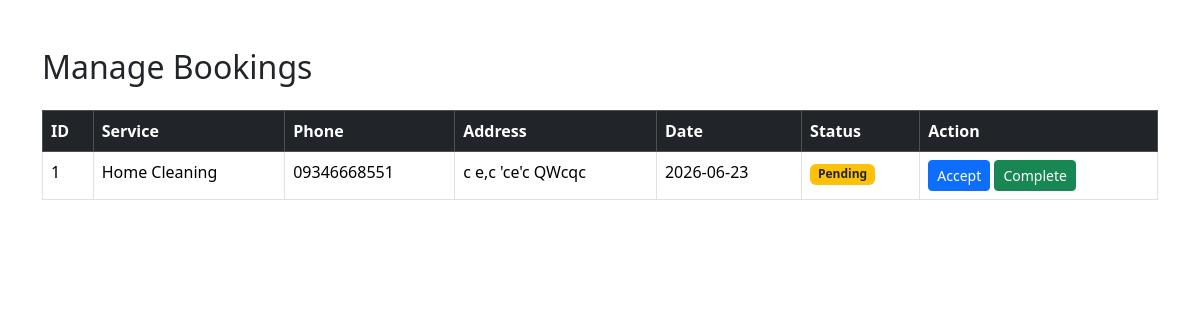
/admin-bookings (signed in), run on an earlier commit of the app's database.
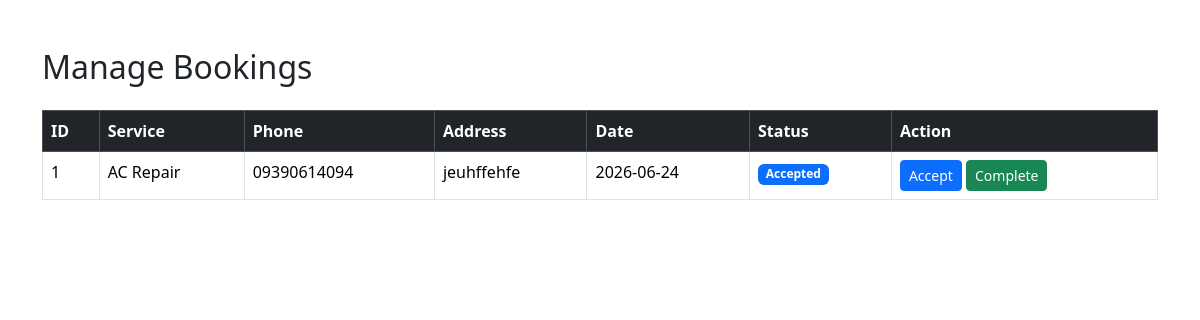
And on a later commit of the database.
### tables this page shows
CREATE TABLE bookings(
        id INTEGER PRIMARY KEY AUTOINCREMENT,
        user_id INTEGER,
        worker_id INTEGER,
        service_name TEXT,
        phone TEXT,
        address TEXT,
        booking_date TEXT,
        status TEXT DEFAULT 'Pending',
        FOREIGN KEY(user_id) REFERENCES users(id),
        FOREIGN KEY(worker_id) REFERENCES users(id)
    );

### app.py (the view)
@app.route("/admin-bookings")
def admin_bookings():
    if "user_id" not in session:
        return redirect(url_for("login"))
    if session["role"] != "admin":
        return redirect(url_for("dashboard"))
    conn = get_db_connection()
    bookings = conn.execute("""
        SELECT *
        FROM bookings
        ORDER BY id DESC
    """).fetchall()
    total_bookings = conn.execute("""
        SELECT COUNT(*)
        FROM bookings
    """).fetchone()[0]
    pending_bookings = conn.execute("""
        SELECT COUNT(*)
        FROM bookings
        WHERE status='Pending'
    """).fetchone()[0]
    accepted_bookings = conn.execute("""
        SELECT COUNT(*)
        FROM bookings
        WHERE status='Accepted'
    """).fetchone()[0]
    completed_bookings = conn.execute("""
        SELECT COUNT(*)
        FROM bookings
        WHERE status='Completed'
    """).fetchone()[0]
    conn.close()
    return render_template(
        "admin/bookings.html",
        bookings=bookings,
        total_bookings=total_bookings,
        pending_bookings=pending_bookings,
        accepted_bookings=accepted_bookings,
        completed_bookings=completed_bookings
    )

### app.py (called while the page is built)
def get_db_connection():
    conn = sqlite3.connect(DATABASE)
    conn.row_factory = sqlite3.Row
    return conn

### templates/admin/bookings.html (shortened to what this page needs)
<!DOCTYPE html>
<html>
<head>
    <link href="https://cdn.jsdelivr.net/npm/bootstrap@5.3.3/dist/css/bootstrap.min.css"
          rel="stylesheet">
</head>
<body>
<div class="container mt-5">
    <h2 class="mb-4">
        Manage Bookings
    </h2>
    <table class="table table-bordered table-hover">
        <thead class="table-dark">
            <tr>
                <th>ID</th>
                <th>Service</th>
                <th>Phone</th>
                <th>Address</th>
                <th>Date</th>
                <th>Status</th>
                <th>Action</th>
            </tr>
        </thead>
        <tbody>
            {% for booking in bookings %}
            <tr>
                <td>{{ booking.id }}</td>
                <td>{{ booking.service_name }}</td>
                <td>{{ booking.phone }}</td>
                <td>{{ booking.address }}</td>
                <td>{{ booking.booking_date }}</td>
                <td>
                    {% if booking.status == 'Pending' %}
                        <span class="badge bg-warning text-dark">
                            Pending
                        </span>
                    {% elif booking.status == 'Accepted' %}
                        <span class="badge bg-primary">
                            Accepted
                        </span>
                    {% elif booking.status == 'Completed' %}
                        <span class="badge bg-success">
                            Completed
                        </span>
                    {% endif %}
                </td>
                <td>
                    <a href="/accept-booking/{{ booking.id }}"
                       class="btn btn-primary btn-sm">
                        Accept
                    </a>
                    <a href="/complete-booking/{{ booking.id }}"
                       class="btn btn-success btn-sm">
                        Complete
                    </a>
                </td>
            </tr>
            {% endfor %}
        </tbody>
    </table>
</div>
</body>
</html>

What changed in the data, as far as the page shows it:
changed bookings id 1: service_name "Home Cleaning" → "AC Repair"; phone "09346668551" → "09390614094"; address "c e,c 'ce'c QWcqc" → "jeuhffehfe"; booking_date "2026-06-23" → "2026-06-24"; status "Pending" → "Accepted"
